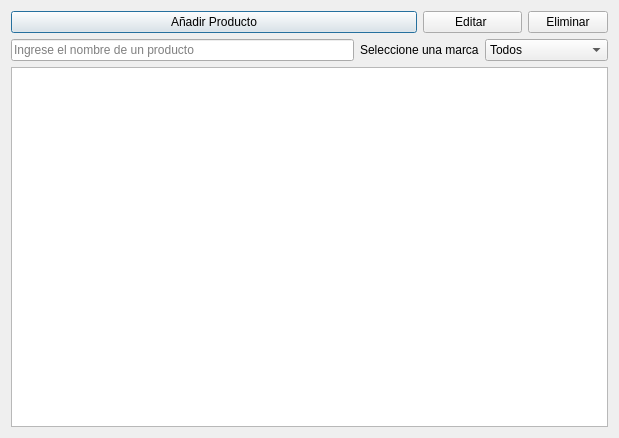
<?xml version="1.0" encoding="UTF-8"?>
<ui version="4.0">
 <class>Productos</class>
 <widget class="QDialog" name="Productos">
  <property name="geometry">
   <rect>
    <x>0</x>
    <y>0</y>
    <width>619</width>
    <height>438</height>
   </rect>
  </property>
  <property name="windowTitle">
   <string>Productos</string>
  </property>
  <layout class="QGridLayout" name="gridLayout">
   <item row="0" column="0" colspan="2">
    <widget class="QPushButton" name="pushButton_2">
     <property name="text">
      <string>Añadir Producto</string>
     </property>
    </widget>
   </item>
   <item row="0" column="2" colspan="2">
    <widget class="QPushButton" name="pushButton">
     <property name="text">
      <string>Editar </string>
     </property>
    </widget>
   </item>
   <item row="0" column="4">
    <widget class="QPushButton" name="pushButton_3">
     <property name="text">
      <string>Eliminar</string>
     </property>
    </widget>
   </item>
   <item row="1" column="0">
    <widget class="QLineEdit" name="lineEdit">
     <property name="placeholderText">
      <string>Ingrese el nombre de un producto</string>
     </property>
    </widget>
   </item>
   <item row="1" column="1" colspan="2">
    <widget class="QLabel" name="label">
     <property name="text">
      <string>Seleccione una marca</string>
     </property>
    </widget>
   </item>
   <item row="1" column="3" colspan="2">
    <widget class="QComboBox" name="comboBox">
     <item>
      <property name="text">
       <string>Todos</string>
      </property>
     </item>
     <item>
      <property name="text">
       <string>NIKE</string>
      </property>
     </item>
     <item>
      <property name="text">
       <string>REEBOK</string>
      </property>
     </item>
     <item>
      <property name="text">
       <string>SAMSUNG</string>
      </property>
     </item>
     <item>
      <property name="text">
       <string>APPLE</string>
      </property>
     </item>
     <item>
      <property name="text">
       <string>MICROSOFT</string>
      </property>
     </item>
    </widget>
   </item>
   <item row="2" column="0" colspan="5">
    <widget class="QTableView" name="tabla">
     <property name="alternatingRowColors">
      <bool>true</bool>
     </property>
     <property name="selectionMode">
      <enum>QAbstractItemView::SingleSelection</enum>
     </property>
     <property name="selectionBehavior">
      <enum>QAbstractItemView::SelectRows</enum>
     </property>
     <property name="sortingEnabled">
      <bool>true</bool>
     </property>
    </widget>
   </item>
  </layout>
 </widget>
 <resources/>
 <connections/>
</ui>
